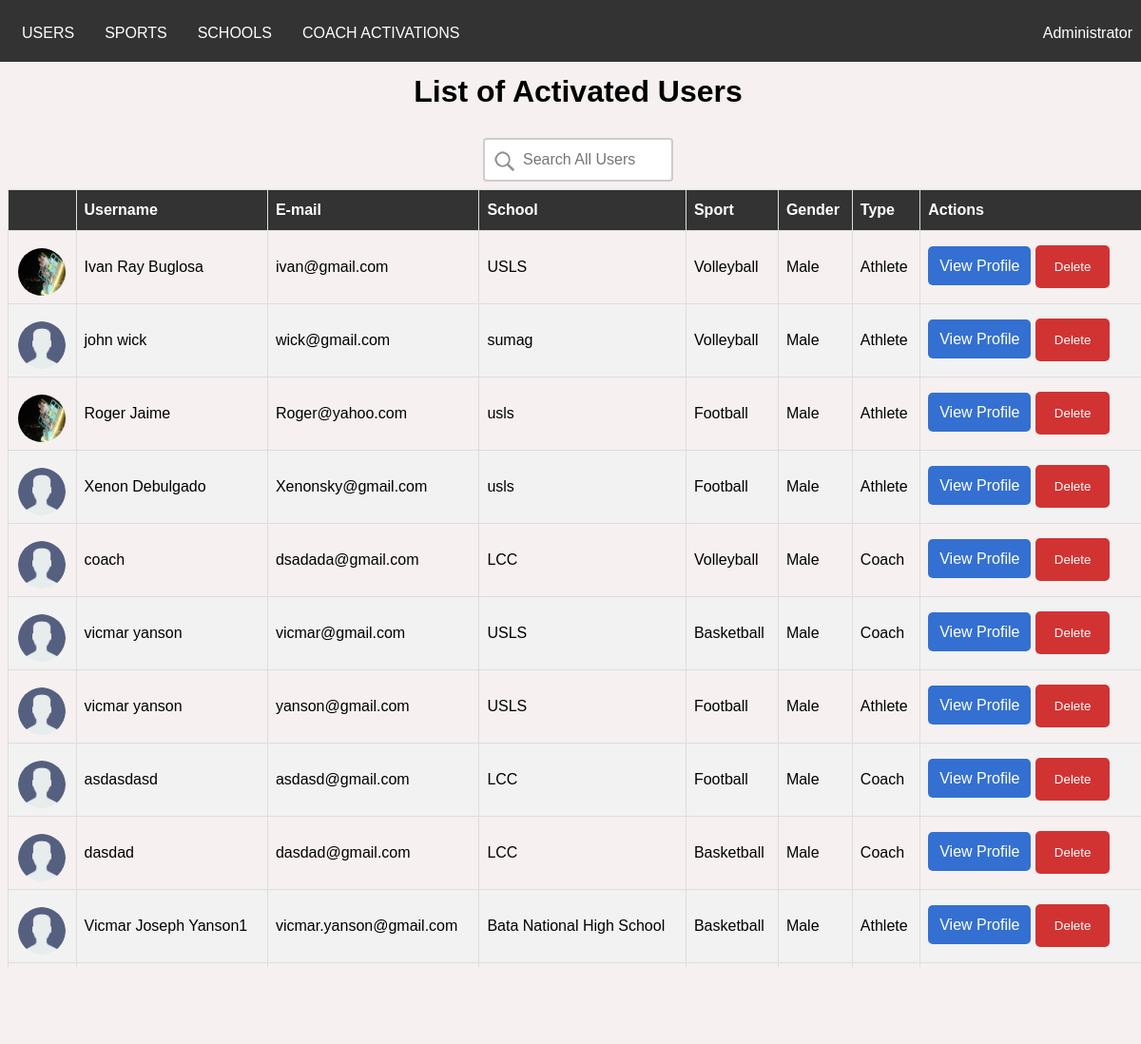
Page /index.php (signed in) on the committed database.
### tables this page shows
CREATE TABLE `users` (
  `id` int(20) NOT NULL,
  `name` varchar(70) NOT NULL,
  `password` varchar(40) NOT NULL,
  `email` varchar(50) NOT NULL,
  `school` varchar(100) DEFAULT NULL,
  `previous_school` text,
  `contact` varchar(20) DEFAULT NULL,
  `address` varchar(100) DEFAULT NULL,
  `birthdate` date NOT NULL,
  `gender` text NOT NULL,
  `sport` text,
  `position` text,
  `created_at` datetime NOT NULL,
  `updated_at` datetime NOT NULL,
  `type` text NOT NULL,
  `status` text NOT NULL,
  `image` varchar(100) NOT NULL,
  `youtube` varchar(50) NOT NULL
);

### web_db.php (called while the page is built, shortened)
<?php
$dbHost = 'localhost';
$dbName = 'android_db';
$dbUser = 'root';
$dbPass = '';
    try {
        $config = new PDO("mysql:host={$dbHost};dbname={$dbName}",$dbUser,$dbPass);
        $config->setAttribute(PDO::ATTR_ERRMODE,PDO::ERRMODE_EXCEPTION);
    } catch(PDOException $e) {
        echo $e->getMessage();
    }
    include_once('web_config.php');
    $pdo = new Config($config);
?>

### authentication.php (called while the page is built, shortened)
<?php
            $email = $_SESSION['email'];
            $current_user = $pdo->checkEmail($email);
?>

### web_config.php (called while the page is built, shortened)
<?php
    class Config {
        private $db;
        function __construct($config){
            $this->db = $config;
        }
        public function checkEmail($email){
            try{
                $query = $this->db->prepare("SELECT * from users where email=:email");
                $query->bindparam(":email", $email);
                $query->execute();
                return $request = $query->fetch();
            }catch(Exception $e){
                echo $e->getMessage();
                return false;
            }
        }
        public function fetchUsers(){
            try{
                $query = $this->db->prepare("SELECT * FROM users WHERE type!='Admin'");
                $query->execute();
                return $request = $query->fetchAll();
            }catch(Exception $e){
                echo $e->getMessage();
                return false;
            }
        }
    }
?>

### index.php (the view, shortened to what this page needs)
<?php
    include_once('web_db.php');
    include_once('authentication.php');
?>
<html>
    <head>
        <link href="styles.css" rel="stylesheet" />
    </head>
    <body>
        <?php include('navbar.php') ?>
        <div class="container">
            <?php
                if($current_user['type'] == 'Admin'){?>
                <center>
                <h1>List of Activated Users</h1>
                <form method="post">
                    <input type="text" name="search" placeholder="Search All Users">
                </form>
                <?php
                    if(isset($_POST['search']) && $current_user['type'] == 'Admin'){
                        $search = $_POST['search'];
                ?>
                    <table id="users" class="table">
                        <thead>
                            <tr>
                                <th></th>
                                <th>Username</th>
                                <th>E-mail</th>
                                <th>School</th>
                                <th>Sport</th>
                                <th>Gender</th>
                                <th>Type</th>
                                <th>Actions</th>
                            <tr>
                    </thead>
                    <tbody>
                        <?php
                            $searchUsers = $pdo->searchUser($search);
                            if(is_array($searchUsers) && !empty($searchUsers)){
                                foreach($searchUsers as $searchUser){
                        ?>
                        <tr>
                            <td>
                                <center>
                                    <?php $imageURL = 'uploads/'.$searchUser["image"];?>
                                    <img src="<?php if(empty($searchUser["image"])){ echo 'uploads/default.png';}else{ echo $imageURL;};?>" class="table-image" />
                                </center>
                            </td>
                            <td><?php echo $searchUser['name']; ?></td>
                            <td><?php echo $searchUser['email']; ?></td>
                            <td>
                                <?php if(!empty($searchUser['school'])){
                                    echo $searchUser['school'];
                                }else{
                                    echo $searchUser['previous_school'];
                                } ?></td>
                            <td><?php echo $searchUser['sport']; ?></td>
                            <td><?php echo $searchUser['gender']; ?></td>
                            <td><?php echo $searchUser['type']; ?></td>
                            <td width="20%">
                                <a class="view-profile" href="userProfile.php?id=<?php echo $searchUser['id']?>">View Profile</a>
                                <form method="post" class="delete-form">
                                    <input type="hidden" name="id" value="<?php echo $searchUser['id']?>"/>
                                    <button class="delete-button" type="submit" name="delete">Delete</button>
                                </form>
                            </td>
                        </tr>
                        <?php } }?>
                    </tbody>
                    </table>
                <?php }else{ ?>
                    <table id="users">
                        <thead>
                            <tr>
                                <th></th>
                                <th>Username</th>
                                <th>E-mail</th>
                                <th>School</th>
                                <th>Sport</th>
                                <th>Gender</th>
                                <th>Type</th>
                                <th>Actions</th>
                        </thead>
                        <tbody>
                            <?php
                                $users = $pdo->fetchUsers();
                                if(is_array($users) && !empty($users)){
                                    foreach($users as $user){
                            ?>
                            <tr>
                                <td>
                                    <center>
                                        <?php $imageURL = 'uploads/'.$user["image"];?>
                                        <img src="<?php if(empty($user["image"])){ echo 'uploads/default.png';}else{ echo $imageURL;};?>" class="table-image" />
                                    </center>
                                </td>
                                <td><?php echo $user['name']; ?></td>
                                <td><?php echo $user['email']; ?></td>
                                <td>
                                    <?php if(!empty($user['school'])){
                                        echo $user['school'];
                                    }else{
                                        echo $user['previous_school'];
                                    } ?></td>
                                <td><?php echo $user['sport']; ?></td>
                                <td><?php echo $user['gender']; ?></td>
                                <td><?php echo $user['type']; ?></td>
                                <td width="20%">
                                    <a class="view-profile" href="userProfile.php?id=<?php echo $user['id']?>">View Profile</a>
                                    <form method="post" class="delete-form">
                                        <button class="delete-button" type="submit" name="delete">Delete</button>
                                    </form>
                                </td>
                            </tr>
                            <?php } }?>
                        </tbody>
                    </table>
                <?php } ?>
                </center>
            <?php } ?>
        </div>
    </body>
</html>

### navbar.php (shortened to what this page needs)
<nav class="navbar">
    <div class="container">
    <?php
        if($current_user['type'] == 'Admin'){
    ?>
        <a href="index.php" class="list">USERS</a>
    <?php } ?>
    <?php
        if($current_user['type'] == 'Admin'){
    ?>
        <div class="dropdown list">
            <button class="dropbtn" onclick="sportDropDown()">SPORTS</button>
        </div>
        <div class="dropdown list">
            <button class="dropbtn" onclick="schoolDropdown()">SCHOOLS</button>
        </div>
    <?php }?>
        <?php if($current_user['type'] == 'Admin'){ ?>
            <a href="DeactivatedUsers.php" class="user-profile list">COACH ACTIVATIONS</a>
        <?php } ?>
        <div class="dropdown user-profile list">
            <button class="dropbtn profile-dropdown" onclick="profileDropdown()">
                <?php echo $current_user['name']?>
            </button>
        </div>
    </div>
</nav>

### styles.css (style rules this page uses)
body { font-family: 'Nunito', sans-serif; background-color: #f3ebebb7; }
form { margin: auto; }
.delete-form { display: inline-block; }
input[type=email], input[type=password], input[type=text], input[type=date] { width: 100%; padding: 12px 20px; margin: 8px 0; display: inline-block; border: 1px solid #ccc; box-sizing: border-box; font-family: 'Nunito', sans-serif; }
.delete-button { background-color: #d13333; color: white; padding: 15px 20px; border: none; cursor: pointer; border-radius: 5px; font-family: 'Nunito', sans-serif; }
.container { width:1200px; margin: auto; }
#users { font-family: 'Nunito', sans-serif; border-collapse: collapse; width: 100%; }
#users td, #users th { border: 1px solid #ddd; padding: 8px; }
#users tr:nth-child(even) { background-color: #f2f2f2; }
#users th { padding-top: 12px; padding-bottom: 12px; text-align: left; background-color: #333; color: white; }
.navbar { overflow: hidden; background-color: #333; font-family: 'Nunito', sans-serif; margin: -8px; padding: 7px; }
.navbar a { float: left; font-size: 16px; color: white; text-align: center; padding: 14px 16px; text-decoration: none; }
.navbar .list { margin-top: 5px; }
.dropdown { float: left; overflow: hidden; }
.dropdown .dropbtn { cursor: pointer; font-size: 16px; border: none; outline: none; color: white; padding: 14px 16px; background-color: inherit; font-family: inherit; margin: 0; }
.user-profile { float: right; }
.view-profile { text-decoration: none; color: white; background-color: #3470d1; border: none; padding: 12px 12px; border-radius: 5px; text-align: center; }
.table-image { height: 50px; width: 50px; margin-top: 10px; border: none; border-radius: 50%; }

### index.php (style rules this page uses)
input[type=text], input[type=number], select { width: 200px; box-sizing: border-box; border: 2px solid #ccc; border-radius: 4px; font-size: 16px; background-color: white; background-image: url('images/search.png'); background-position: 5px 7px; background-repeat: no-repeat; padding: 12px 20px 12px 40px; -webkit-transition: width 0.4s ease-in-out; transition: width 0.4s ease-in-out; }

### rows in the picture
users: name "Administrator"
users: image (picture), name "Ivan Ray Buglosa", email "ivan@gmail.com", school "USLS", sport "Volleyball", gender "Male", type "Athlete"
users: name "john wick", email "wick@gmail.com", previous_school "sumag", sport "Volleyball", gender "Male", type "Athlete"
users: image (picture), name "Roger Jaime", email "Roger@yahoo.com", previous_school "usls", sport "Football", gender "Male", type "Athlete"
users: name "Xenon Debulgado", email "Xenonsky@gmail.com", previous_school "usls", sport "Football", gender "Male", type "Athlete"
users: name "coach", email "dsadada@gmail.com", school "LCC", sport "Volleyball", gender "Male", type "Coach"
users: name "vicmar yanson", email "vicmar@gmail.com", school "USLS", sport "Basketball", gender "Male", type "Coach"
users: name "vicmar yanson", email "yanson@gmail.com", school "USLS", sport "Football", gender "Male", type "Athlete"
users: name "asdasdasd", email "asdasd@gmail.com", school "LCC", sport "Football", gender "Male", type "Coach"
users: name "dasdad", email "dasdad@gmail.com", school "LCC", sport "Basketball", gender "Male", type "Coach"
users: name "Vicmar Joseph Yanson1", email "vicmar.yanson@gmail.com", previous_school "Bata National High School", sport "Basketball", gender "Male", type "Athlete"
users: image (picture)
